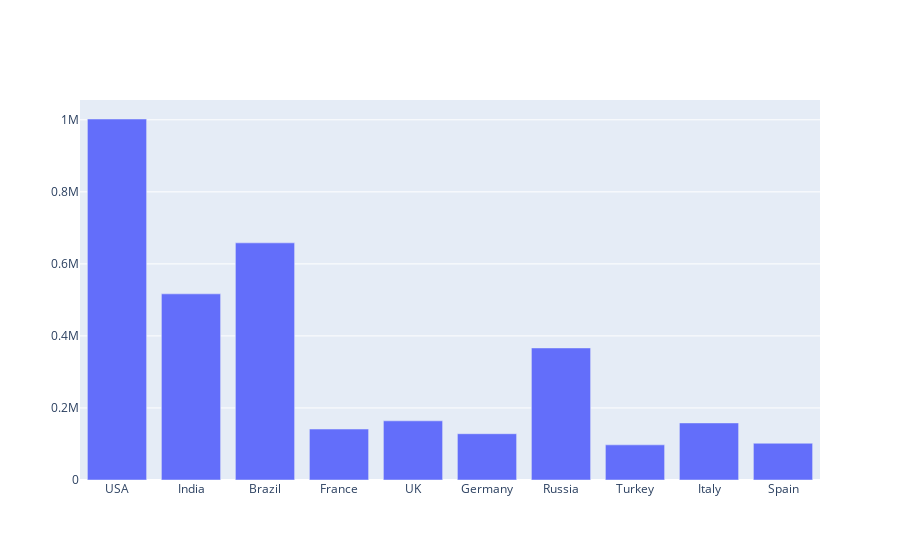

The cell this chart's notebook holds for it:
### Code cell
import plotly.graph_objects as go
x_axis = list(df.iloc[0:10]['Country,Other'])
y_axis = list(df.iloc[0:10]['TotalDeaths'])

fig = go.Figure([go.Bar(x = x_axis , y = new_y_axis)])
fig.show()

### Figure 1 — Plotly figure (JSON) as saved in the notebook; plotly's stock layout.template omitted (floating-point values rounded to 4 significant figures)
{"data": [{"type": "bar", "x": ["USA", "India", "Brazil", "France", "UK", "Germany", "Russia", "Turkey", "Italy", "Spain"], "y": [1002259, 516785, 658367, 141443, 164282, 128457, 366618, 97598, 158436, 102053]}], "layout": {}}
